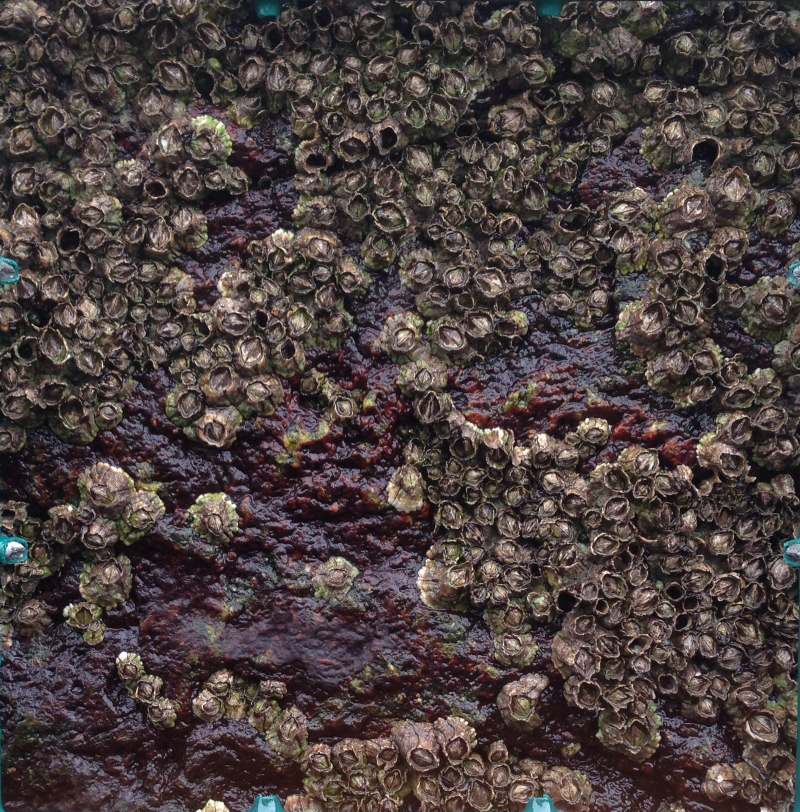
#> input picture media/output.jpg, 1600 x 1624 px, found by its file name (shown at 1/2 size)
$ python contour_tuner.py --image media/output.jpg
#> lines starting #> are read from the running program, lines starting #| are printed output that depends on the picture; after the words box and inside, x2 and y2 are one past the last pixel; in counts of white or black regions, pixels touching at a corner belong together
"""
contour_tuner.py
-----------------
Grid-searches contour-based barnacle rim detection parameters, saves one
annotated image per combination with a tagged filename, and writes a CSV +
contact sheet so you can compare results at a glance.

Target structure: the dark annular rim visible on top of each live barnacle —
a ring shape, not a filled blob. The pipeline is tuned for this specifically:

  preprocess → threshold → morphological OPEN (denoise without filling the ring)
  → findContours with RETR_CCOMP (captures ring topology via parent/child hierarchy)
  → keep only contours that have a child hole (i.e. are ring-shaped)
  → filter by rim area and annularity (area / bounding-circle area)

Usage:
    python src/contour_tuner.py --image media/output.jpg
    python src/contour_tuner.py --image media/output.jpg --out_dir media/contour_runs/

Customise the PARAM_GRID dict below to change what gets swept.

Requirements:
    pip install opencv-python numpy
"""

import cv2
import numpy as np
import argparse
import csv
import itertools
import sys
import time
from dataclasses import dataclass, asdict
from pathlib import Path
from types import SimpleNamespace


# ══════════════════════════════════════════════════════════════════════════════
#  PARAM GRID  –  edit this to control what gets swept
#  Each key maps to a list of values to try.
#  Total runs = product of all list lengths.
# ══════════════════════════════════════════════════════════════════════════════
PARAM_GRID = {
    # ── Binarisation method ───────────────────────────────────────────────────
    # "otsu"     : single global threshold, good for even lighting
    # "otsu_inv" : same but inverted, for light barnacles on dark substrate
    # "adaptive"     : per-neighbourhood threshold, best for uneven lighting
    # "adaptive_inv" : same but inverted, for dark rims on pale shell plates
    #
    # The thin top rim in close-up barnacle images is darker than the shell
    # surface, so the sweep now prioritises inverted thresholding.
    "thresh_method": ["otsu_inv", "adaptive_inv"],

    # ── Morphological opening kernel size (px) ────────────────────────────────
    # OPEN = erode then dilate: removes speckle noise while leaving ring
    # structures intact. Unlike closing, it does NOT fill the hole in the ring.
    # Larger kernel removes bigger noise but can break thin rims.
    "morph_kernel": [1, 3],

    # ── Morphological opening iterations ─────────────────────────────────────
    "morph_iters": [1],

    # ── Rim contour area bounds (px²) — as (min, max) pairs ──────────────────
    # This is the area of the rim band itself (not the whole barnacle disc).
    # Expect it to be smaller than in the blob-based tuners.
    "area_pair": [(20, 300), (40, 800), (75, 1500), (150, 3000)],

    # ── Annularity bounds — as (min, max) pairs ───────────────────────────────
    # annularity = contour_area / bounding_circle_area
    # A perfect thin ring scores low (small band, large bounding circle).
    # A filled disc scores close to 1.0.
    # The target rim is a narrow dark band, so bias lower than the previous
    # broad-rim range and avoid accepting filled dark patches.
    "annularity_pair": [(0.03, 0.25), (0.05, 0.35), (0.08, 0.45)],
}

# Fixed params not being swept
FIXED = dict(
    adjustment = 1.0,
    debug      = False,
)

# ══════════════════════════════════════════════════════════════════════════════


@dataclass
class RunResult:
    thresh_method:   str
    morph_kernel:    int
    morph_iters:     int
    min_area:        int
    max_area:        int
    min_annularity:  float
    max_annularity:  float
    contours:        int
    adjusted:        float
    out_file:        str
    elapsed_ms:      float


# ──────────────────────────────────────────────────────────────────────────────
# Image preprocessing
# ──────────────────────────────────────────────────────────────────────────────

def preprocess(image: np.ndarray) -> np.ndarray:
    """Greyscale → bilateral filter → CLAHE."""
    gray    = cv2.cvtColor(image, cv2.COLOR_BGR2GRAY)
    blurred = cv2.bilateralFilter(gray, d=9, sigmaColor=75, sigmaSpace=75)
    clahe   = cv2.createCLAHE(clipLimit=2.5, tileGridSize=(8, 8))
    return clahe.apply(blurred)


# ──────────────────────────────────────────────────────────────────────────────
# Thresholding
# ──────────────────────────────────────────────────────────────────────────────

def apply_threshold(gray: np.ndarray, method: str) -> np.ndarray:
    """Return a binary mask using the chosen thresholding strategy."""
    if method == "otsu":
        _, thresh = cv2.threshold(gray, 0, 255, cv2.THRESH_BINARY + cv2.THRESH_OTSU)
    elif method == "otsu_inv":
        _, thresh = cv2.threshold(gray, 0, 255, cv2.THRESH_BINARY_INV + cv2.THRESH_OTSU)
    elif method == "adaptive":
        thresh = cv2.adaptiveThreshold(
            gray, 255,
            cv2.ADAPTIVE_THRESH_GAUSSIAN_C,
            cv2.THRESH_BINARY,
            blockSize=11,
            C=2,
        )
    elif method == "adaptive_inv":
        thresh = cv2.adaptiveThreshold(
            gray, 255,
            cv2.ADAPTIVE_THRESH_GAUSSIAN_C,
            cv2.THRESH_BINARY_INV,
            blockSize=15,
            C=2,
        )
    else:
        raise ValueError(f"Unknown thresh_method: {method!r}")
    return thresh


# ──────────────────────────────────────────────────────────────────────────────
# Contour detection
# ──────────────────────────────────────────────────────────────────────────────

def detect_contours(gray: np.ndarray, p: SimpleNamespace) -> list:
    """
    Full contour detection pipeline targeting barnacle rims (ring shapes):

    1. Threshold → morphological OPEN (removes noise without filling rings)
    2. findContours with RETR_CCOMP — returns a two-level hierarchy where
       outer contours are at hierarchy level 0 and their interior holes are
       at level 1 (children). A barnacle rim appears as an outer contour
       with exactly one child hole.
    3. Keep only contours that have a child (ring topology).
    4. Filter by rim area and annularity (rim area / bounding circle area).
       Thin rings score low on annularity; filled blobs score close to 1.0.
    """
    thresh = apply_threshold(gray, p.thresh_method)

    # OPEN = erode then dilate: kills speckle without bridging the ring gap
    kernel = cv2.getStructuringElement(cv2.MORPH_ELLIPSE, (p.morph_kernel, p.morph_kernel))
    opened = cv2.morphologyEx(thresh, cv2.MORPH_OPEN, kernel, iterations=p.morph_iters)

    # RETR_CCOMP: two-level hierarchy — level-0 outer contours, level-1 holes
    # hierarchy shape: (1, N, 4) where each entry is [next, prev, child, parent]
    contours, hierarchy = cv2.findContours(opened, cv2.RETR_CCOMP, cv2.CHAIN_APPROX_SIMPLE)

    if hierarchy is None or len(contours) == 0:
        return []

    hierarchy = hierarchy[0]  # unwrap the outer dimension → shape (N, 4)
    accepted  = []

    for i, cnt in enumerate(contours):
        # Only consider top-level contours (no parent)
        if hierarchy[i][3] != -1:
            continue

        # Ring topology check: must have at least one child hole
        if hierarchy[i][2] == -1:
            continue

        area = cv2.contourArea(cnt)
        if not (p.min_area <= area <= p.max_area):
            continue

        # Annularity: rim area relative to the area of the bounding circle
        # Thin rings → low value; filled discs → close to 1.0
        _, radius = cv2.minEnclosingCircle(cnt)
        bounding_circle_area = np.pi * radius ** 2
        if bounding_circle_area == 0:
            continue
        annularity = area / bounding_circle_area
        if not (p.min_annularity <= annularity <= p.max_annularity):
            continue

        accepted.append(cnt)

    return accepted


# ──────────────────────────────────────────────────────────────────────────────
# Annotation
# ──────────────────────────────────────────────────────────────────────────────

def draw_detections(image: np.ndarray, contours: list,
                    raw_count: int, adjusted: float,
                    params_label: str) -> np.ndarray:
    out = image.copy()

    # Draw each contour outline and mark its centroid
    for cnt in contours:
        cv2.drawContours(out, [cnt], -1, (0, 210, 255), 2)
        M = cv2.moments(cnt)
        if M["m00"] != 0:
            cx = int(M["m10"] / M["m00"])
            cy = int(M["m01"] / M["m00"])
            cv2.circle(out, (cx, cy), 2, (0, 210, 255), -1)

    h, w = out.shape[:2]
    bar_h = 52
    overlay = out.copy()
    cv2.rectangle(overlay, (0, 0), (w, bar_h), (0, 0, 0), -1)
    out = cv2.addWeighted(overlay, 0.60, out, 0.40, 0)

    font = cv2.FONT_HERSHEY_SIMPLEX
    cv2.putText(out, params_label,                           (8, 16), font, 0.40, (180, 180, 180), 1)
    cv2.putText(out, f"raw={raw_count}  adj={adjusted:.1f}", (8, 40), font, 0.60, (0, 210, 255),   2)
    return out


# ──────────────────────────────────────────────────────────────────────────────
# Grid sweep
# ──────────────────────────────────────────────────────────────────────────────

def build_param_combos() -> list:
    """Expand PARAM_GRID into a flat list of SimpleNamespace objects."""
    # Pull out the paired params so they expand as units, not crossed
    area_pairs        = PARAM_GRID.get("area_pair",        [(100, 2000)])
    annularity_pairs  = PARAM_GRID.get("annularity_pair",  [(0.1, 0.6)])
    scalar_grid       = {k: v for k, v in PARAM_GRID.items()
                         if k not in ("area_pair", "annularity_pair")}

    keys   = list(scalar_grid.keys())
    values = list(scalar_grid.values())

    combos = []
    for ap, annp in itertools.product(area_pairs, annularity_pairs):
        for combo in itertools.product(*values):
            p = SimpleNamespace(**FIXED)
            for k, v in zip(keys, combo):
                setattr(p, k, v)
            p.min_area,        p.max_area        = ap
            p.min_annularity,  p.max_annularity  = annp
            combos.append(p)
    return combos


def short_tag(p: SimpleNamespace) -> str:
    """Build a compact filename tag from the swept parameters."""
    return (
        f"th={p.thresh_method}"
        f"_k={p.morph_kernel}"
        f"_i={p.morph_iters}"
        f"_a={p.min_area}-{p.max_area}"
        f"_ann={p.min_annularity}-{p.max_annularity}"
    )


def run_sweep(image_path: str, out_dir: Path,
              adjustment: float, max_count: int) -> list:
    image = cv2.imread(image_path)
    if image is None:
        sys.exit(f"[ERROR] Cannot read image: {image_path}")

    gray   = preprocess(image)
    combos = build_param_combos()
    total  = len(combos)
    print(f"[→] {total} parameter combinations to test on '{image_path}'\n")

    results = []
    for i, p in enumerate(combos, 1):
        p.adjustment = adjustment
        t0 = time.perf_counter()

        contours = detect_contours(gray, p)

        raw      = len(contours)
        adjusted = raw * p.adjustment
        elapsed  = (time.perf_counter() - t0) * 1000

        tag  = short_tag(p)
        bar  = "█" * int(30 * i / total) + "░" * (30 - int(30 * i / total))

        if raw >= max_count:
            print(f"  [{bar}] {i:>4}/{total}  raw={raw:>4}  SKIPPED (>={max_count})  {tag}", end="\r")
            continue

        stem      = Path(image_path).stem
        filename  = f"{stem}__{tag}.jpg"
        out_path  = out_dir / filename

        label = (f"th={p.thresh_method} k={p.morph_kernel} i={p.morph_iters} "
                 f"area={p.min_area}-{p.max_area} "
                 f"ann={p.min_annularity}-{p.max_annularity}")
        annotated = draw_detections(image, contours, raw, adjusted, label)
        cv2.imwrite(str(out_path), annotated, [cv2.IMWRITE_JPEG_QUALITY, 88])

        r = RunResult(
            thresh_method  = p.thresh_method,
            morph_kernel   = p.morph_kernel,
            morph_iters    = p.morph_iters,
            min_area       = p.min_area,
            max_area       = p.max_area,
            min_annularity = p.min_annularity,
            max_annularity = p.max_annularity,
            contours       = raw,
            adjusted       = adjusted,
            out_file       = filename,
            elapsed_ms     = round(elapsed, 1),
        )
        results.append(r)

        print(f"  [{bar}] {i:>4}/{total}  raw={raw:>4}  SAVED  {tag}", end="\r")

    print()
    return results


# ──────────────────────────────────────────────────────────────────────────────
# CSV + contact-sheet summary
# ──────────────────────────────────────────────────────────────────────────────

def save_csv(results: list, out_dir: Path) -> Path:
    path = out_dir / "contour_tuning_results.csv"
    with open(path, "w", newline="") as f:
        writer = csv.DictWriter(f, fieldnames=list(asdict(results[0]).keys()))
        writer.writeheader()
        writer.writerows([asdict(r) for r in results])
    print(f"[✓] CSV saved → {path}")
    return path


def save_contact_sheet(results: list, out_dir: Path, cols: int = 6):
    """
    Stitch every annotated thumbnail into a single contact-sheet image,
    sorted by contour count ascending so you can scan from sparse→dense.
    """
    results_sorted = sorted(results, key=lambda r: r.contours)
    thumb_w, thumb_h = 320, 240
    thumbs = []

    for r in results_sorted:
        img = cv2.imread(str(out_dir / r.out_file))
        if img is None:
            continue
        thumb = cv2.resize(img, (thumb_w, thumb_h))
        cv2.putText(thumb, f"raw={r.contours}", (6, thumb_h - 8),
                    cv2.FONT_HERSHEY_SIMPLEX, 0.5, (0, 210, 255), 1)
        thumbs.append(thumb)

    if not thumbs:
        print("[!] No thumbnails to stitch — contact sheet skipped.")
        return

    rows_needed = (len(thumbs) + cols - 1) // cols
    blank = np.zeros((thumb_h, thumb_w, 3), dtype=np.uint8)
    while len(thumbs) % cols != 0:
        thumbs.append(blank)

    rows_imgs = [np.hstack(thumbs[i * cols: (i + 1) * cols]) for i in range(rows_needed)]
    sheet = np.vstack(rows_imgs)
    path  = out_dir / "contour_contact_sheet.jpg"
    cv2.imwrite(str(path), sheet, [cv2.IMWRITE_JPEG_QUALITY, 82])
    print(f"[✓] Contact sheet saved → {path}  ({rows_needed} rows × {cols} cols)")


def print_summary(results: list, total_ran: int, max_count: int):
    skipped = total_ran - len(results)
    print(f"\n── Run summary  ({len(results)} saved / {skipped} skipped ≥{max_count}) ────")
    counts = sorted(set(r.contours for r in results))
    print("── Count distribution ─────────────────────────")
    for c in counts:
        n   = sum(1 for r in results if r.contours == c)
        bar = "▮" * min(n, 40)
        print(f"  raw={c:>4}  ({n:>3} combos)  {bar}")

    if results:
        best_mid = sorted(results, key=lambda r: r.contours)[len(results) // 2]
        print(f"\n── Median-count combo ──────────────────────────")
        print(f"  raw={best_mid.contours}  →  {best_mid.out_file}")
    print("────────────────────────────────────────────────\n")


# ──────────────────────────────────────────────────────────────────────────────
# CLI
# ──────────────────────────────────────────────────────────────────────────────

def main():
    p = argparse.ArgumentParser(
        description="Grid-search contour detector parameters and save tagged outputs.",
        formatter_class=argparse.ArgumentDefaultsHelpFormatter,
    )
    p.add_argument("--image",      required=True,
                   help="Path to cropped barnacle image (Stage 1 output)")
    p.add_argument("--out_dir",    default="media/contour_runs",
                   help="Directory to write annotated images, CSV, and contact sheet")
    p.add_argument("--adjustment", type=float, default=1.0,
                   help="Adjustment constant applied to every run's raw count")
    p.add_argument("--max_count",  type=int,   default=200,
                   help="Skip and don't save runs where raw detections >= this value")
    p.add_argument("--cols",       type=int,   default=6,
                   help="Columns in the contact sheet")
    args = p.parse_args()

    out_dir = Path(args.out_dir)
    out_dir.mkdir(parents=True, exist_ok=True)

    results = run_sweep(args.image, out_dir, args.adjustment, args.max_count)
#> in run_sweep, image is the input picture: shape (1624, 1600, 3); mean B, G, R 64.2, 65.1, 76.1
#> in preprocess, `gray    = cv2.cvtColor(image, cv2.COLOR_BGR2GRAY)`:
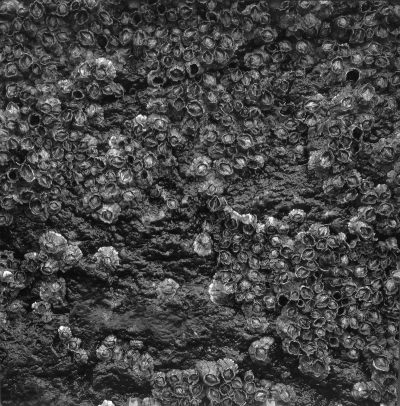
#> gray: shape (1624, 1600) (shown at 1/4 size); min 0, max 255, mean 68.3
#> in preprocess, `return clahe.apply(blurred)`:
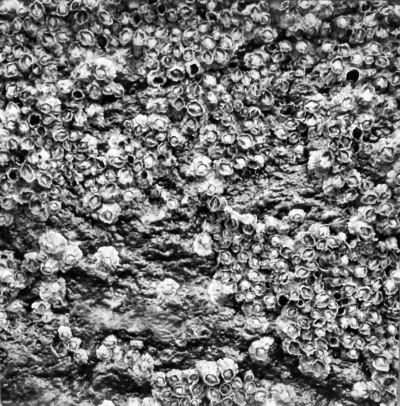
#> returned value: shape (1624, 1600) (shown at 1/4 size); min 0, max 255, mean 116.3
#> the loop in run_sweep, `for i, p in enumerate(combos, 1):` made 48 passes
#> (raw, adjusted) on passes 1 to 8: (0, 0), (0, 0), (68, 68), (25, 25), (1, 1), (1, 1), (109, 109), (62, 62)
#> (printed output is left out)
#> pass 1, in apply_threshold, `_, thresh = cv2.threshold(gray, 0, 255, cv2.THRESH_BINARY_INV + cv2.TH..`:
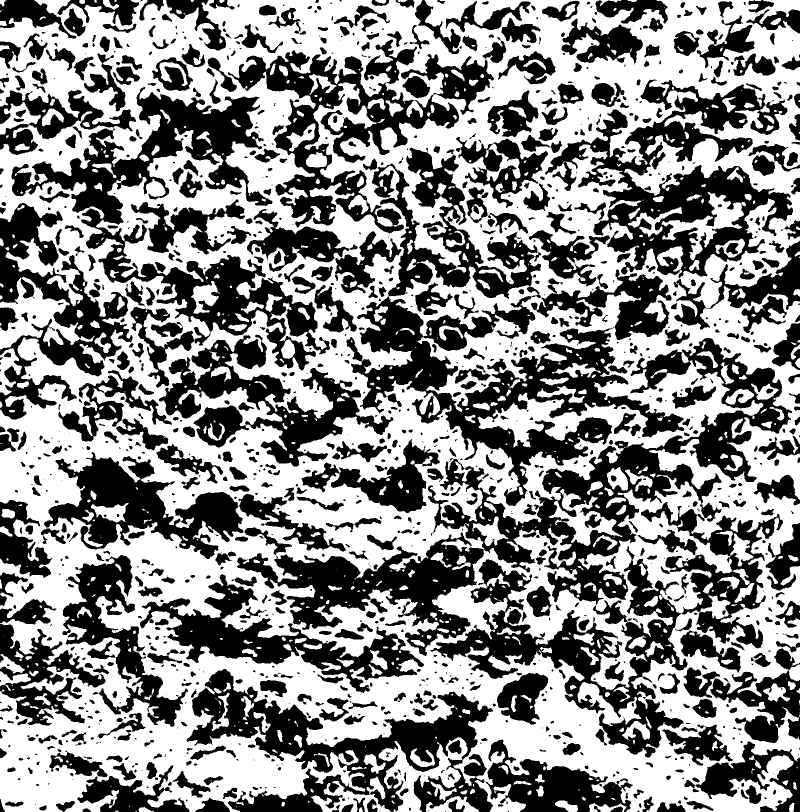
#> thresh: shape (1624, 1600) (shown at 1/2 size); 54.4% white; 1383 black regions (523 under 20 px), largest, box (x1, y1, x2, y2) and area: (692, 295, 1369, 1012) 123738, (474, 675, 1584, 1312) 117342, (23, 174, 660, 741) 77751
#> pass 1, in draw_detections, `out = cv2.addWeighted(overlay, 0.60, out, 0.40, 0)`:
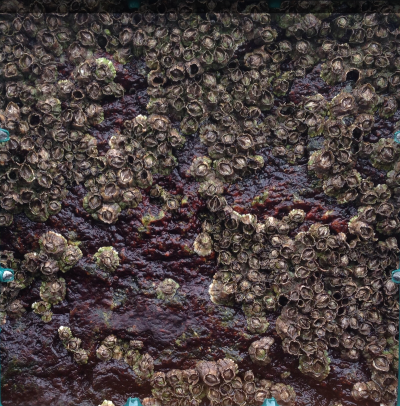
#> out: shape (1624, 1600, 3) (shown at 1/4 size); mean B, G, R 63, 64, 75
#> after the loop in run_sweep, `for i, p in enumerate(combos, 1):`: results = 48 items
#> results = 48 items

    if not results:
        print("[!] No runs were saved — try raising --max_count or adjusting PARAM_GRID.")
        return

    save_csv(results, out_dir)
    save_contact_sheet(results, out_dir, cols=args.cols)
#> in save_contact_sheet, `thumb = cv2.resize(img, (thumb_w, thumb_h))`:
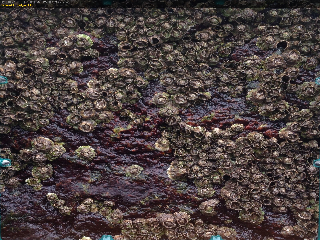
#> thumb: shape (240, 320, 3); mean B, G, R 62.9, 63.9, 75
#> in save_contact_sheet, `cv2.putText(thumb, f"raw={r.contours}", (6, thumb_h - 8), cv2.FONT_HER..`:
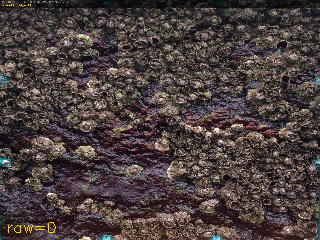
#> thumb: shape (240, 320, 3); 0.14% of pixels changed, all inside (x1, y1, x2, y2) = (8, 222, 56, 233)
#> in save_contact_sheet, `rows_needed = (len(thumbs) + cols - 1) // cols`: rows_needed = 8
#> after the loop in save_contact_sheet, `while len(thumbs) % cols != 0:`: thumbs = 48 items
#> in save_contact_sheet, `rows_imgs = [np.hstack(thumbs[i * cols: (i + 1) * cols]) for i in rang..`: rows_imgs = 8 items
#> in save_contact_sheet, `sheet = np.vstack(rows_imgs)`:
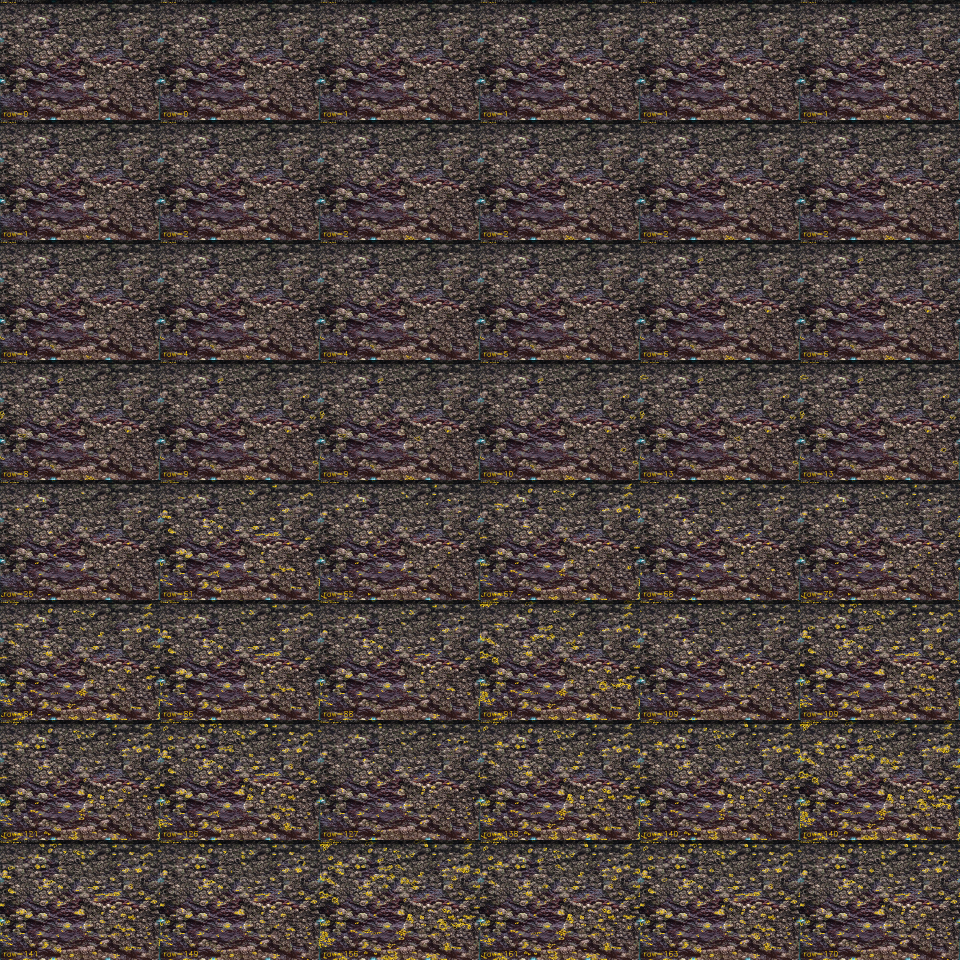
#> sheet: shape (1920, 1920, 3) (shown at 1/2 size); mean of channels 0, 1, 2 62.2, 66, 77.5; drawn as B, G, R
#| [✓] Contact sheet saved → media/contour_runs/contour_contact_sheet.jpg  (8 rows × 6 cols)
    print_summary(results, total_ran=len(build_param_combos()), max_count=args.max_count)
#> in print_summary, `skipped = total_ran - len(results)`: skipped = 0
#| ── Run summary  (48 saved / 0 skipped ≥200) ────
#> in print_summary, `counts = sorted(set(r.contours for r in results))`: counts = 32 values from 0 to 170
#> the loop in print_summary, `for c in counts:` made 32 passes
#> (c, n, bar) on passes 7 to 14: (8, 1, '▮'), (9, 2, '▮▮'), (10, 1, '▮'), (13, 2, '▮▮'), (25, 1, '▮'), (61, 1, '▮'), (62, 1, '▮'), (67, 1, '▮')
#> (printed output is left out)


if __name__ == "__main__":
    main()
